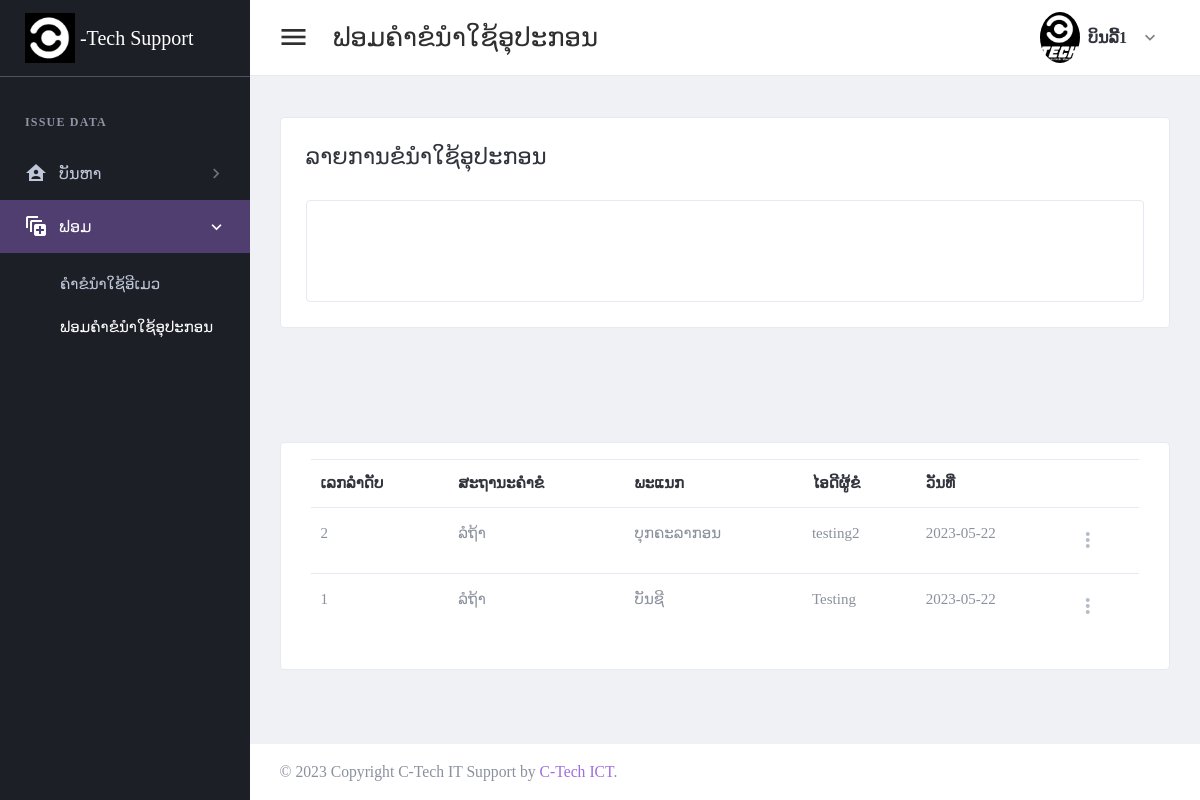
/page/check-request-use-item.php (signed in), run on an earlier commit of the app's database.
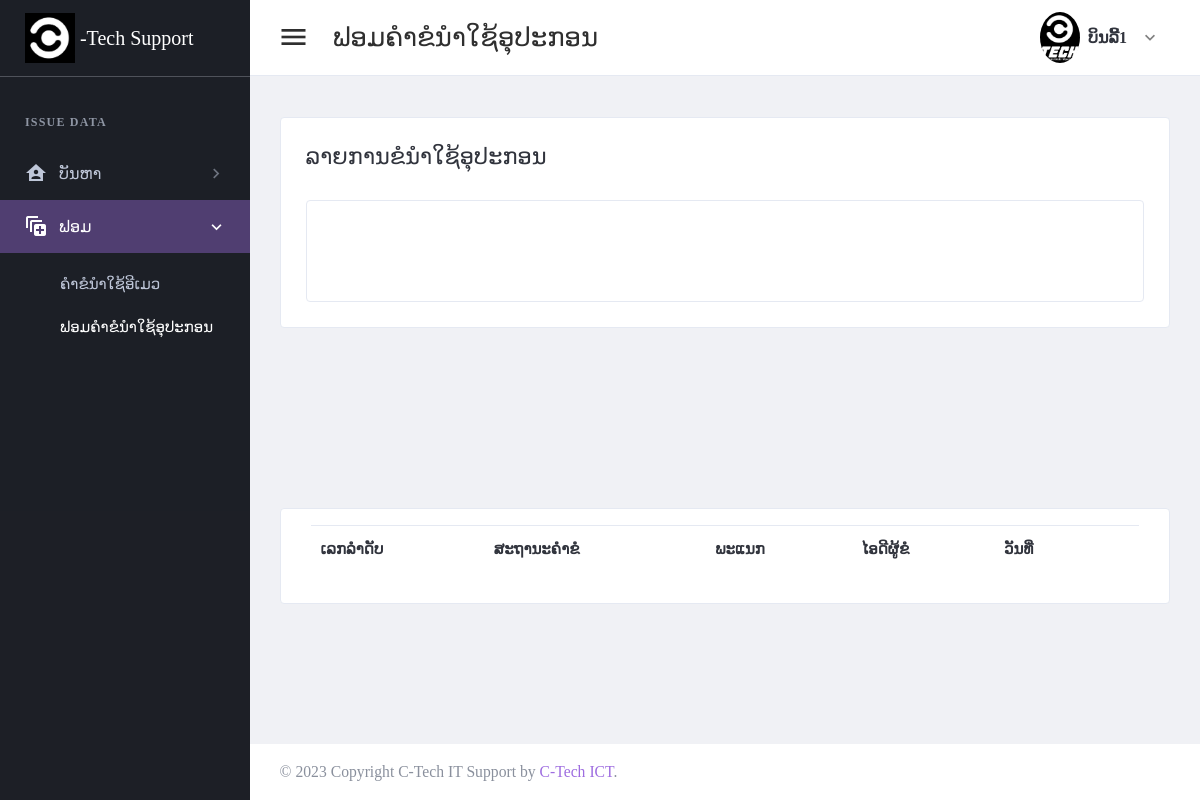
And on a later commit of the database.
### tables this page shows
CREATE TABLE `tbl_header_title` (
  `ht_id` int(11) NOT NULL,
  `ht_name` varchar(300) DEFAULT NULL
);

CREATE TABLE `tbl_sub_title` (
  `st_id` int(11) NOT NULL,
  `st_name` varchar(300) DEFAULT NULL,
  `icon_code` varchar(100) DEFAULT NULL,
  `ht_id` int(11) DEFAULT NULL
);

CREATE TABLE `tbl_page_title` (
  `pt_id` int(11) NOT NULL,
  `pt_name` varchar(300) DEFAULT NULL,
  `ptf_name` varchar(100) DEFAULT NULL,
  `st_id` int(11) DEFAULT NULL
);

CREATE TABLE `tbl_request_use_item` (
  `rui_id` int(11) NOT NULL,
  `rs_id` int(11) DEFAULT NULL,
  `depart_id` int(11) DEFAULT NULL,
  `request_by` int(11) DEFAULT NULL,
  `reqeust_date` date DEFAULT NULL
);

CREATE TABLE `tbl_request_status` (
  `rs_id` int(11) NOT NULL,
  `rs_name` varchar(150) DEFAULT NULL
);

CREATE TABLE `tbl_depart` (
  `dp_id` int(11) NOT NULL,
  `dp_name` varchar(150) DEFAULT NULL
);

CREATE TABLE `tbl_user` (
  `usid` int(11) NOT NULL,
  `full_name` varchar(300) DEFAULT NULL,
  `user_name` varchar(30) DEFAULT NULL,
  `user_password` varchar(30) DEFAULT NULL,
  `role_id` int(11) DEFAULT NULL,
  `depart_id` int(11) DEFAULT NULL,
  `user_status` int(11) DEFAULT NULL,
  `add_by` int(11) DEFAULT NULL,
  `date_register` date DEFAULT NULL,
  `cp_id` int(11) DEFAULT NULL
);

### setting/checksession.php (called while the page is built, shortened)
<?php
	if($_SESSION['id_users'] == "" )
	{
	header("location:logout.php");
	}
	  else{
		$full_name = $_SESSION["full_name"];
		$role_id = $_SESSION["role_id"];
	}
?>

### page/check-request-use-item.php (the view, shortened to what this page needs)
<?php
include("../setting/checksession.php");
include("../setting/conn.php");
$header_name = "ຟອມຄຳຂໍນຳໃຊ້ອຸປະກອນ";
$header_click = "2";
?>
<!DOCTYPE html>
<html lang="en" dir="ltr">
<head>
    <?php
    include("../setting/callcss.php");
    ?>
</head>
<body class="navbar-fixed sidebar-fixed" id="body">
    <div class="wrapper">
        <?php include "menu.php"; ?>
        <div class="page-wrapper">
            <?php
            include "header.php";
            ?>
            <div class="content-wrapper">
                <div class="content">
                    <div class="email-wrapper rounded border bg-white">
                        <div class="  no-gutters justify-content-center">
                            <div class="    ">
                                <div class="  p-4 p-xl-5">
                                    <div class="email-body-head mb-6 ">
                                        <h4 class="text-dark">ລາຍການຂໍນຳໃຊ້ອຸປະກອນ</h4>
                                    </div>
                                    <form method="post" id="edititem">
                                        <div class="card p-4">
                                            <div class="row">
                                                <div class="card-body">
                                                </div>
                                            </div>
                                        </div>
                                </div>
                            </div>
                        </div>
                    </div>
                </div>
            </div>
            <div class="content-wrapper">
                <div class="content">
                    <div class="card card-default">
                        <div class="card-body">
                            <table id="productsTable2" class="table table-hover table-product" style="width:100%">
                                <thead>
                                <tr>
                                        <th>ເລກລຳດັບ</th>
                                        <th>ສະຖານະຄຳຂໍ</th>
                                        <th>ພະແນກ</th>
                                        <th>ໄອດີຜູ້ຂໍ</th>
                                        <th>ວັນທີ່</th>
                                        <th></th>
                                    </tr>
                                </thead>
                                <tbody>
                                    <?php
                           $stmt4 = $conn->prepare(" SELECT a.rui_id,rs_name,dp_name,user_name,reqeust_date FROM tbl_request_use_item a
                           left join tbl_request_status b on a.rs_id = b.rs_id
                           left join tbl_depart c on a.depart_id = c.dp_id
                           left join tbl_user d on a.request_by = d.usid
                            order by rui_id desc;
                             ");
                            $stmt4->execute();
                            if ($stmt4->rowCount() > 0) {
                                while ($row4 = $stmt4->fetch(PDO::FETCH_ASSOC)) {
                            ?>
                                    <tr>
                                        <td><?php echo $row4['rui_id']; ?></td>
                                        <td><?php echo $row4['rs_name']; ?></td>
                                        <td><?php echo $row4['dp_name']; ?></td>
                                        <td><?php echo $row4['user_name']; ?></td>
                                        <td><?php echo $row4['reqeust_date']; ?></td>
                                        <td>
                                                    <div class="dropdown">
                                                        <a class="dropdown-toggle icon-burger-mini" href="#" role="button" id="dropdownMenuLink" data-toggle="dropdown" aria-haspopup="true" aria-expanded="false" data-display="static">
                                                        </a>
                                                    </div>
                                                </td>
                                            </tr>
                                    <?php
                                        }
                                    }
                                    ?>
                                </tbody>
                            </table>
                        </div>
                    </div>
                </div>
            </div>
            <?php include "footer.php"; ?>
        </div>
    </div>
</body>
</html>

### setting/callcss.php (shortened to what this page needs)
<link href="../plugins/material/css/materialdesignicons.min.css" rel="stylesheet" />
<link href="../plugins/simplebar/simplebar.css" rel="stylesheet" />
<link href="../plugins/material/css/materialdesignicons.min.css" rel="stylesheet" />
<link href="../plugins/nprogress/nprogress.css" rel="stylesheet" />
<link id="main-css-href" rel="stylesheet" href="../css/3style.css" />
<link href="../plugins/prism/prism.css" rel="stylesheet" />
<link href="../plugins/DataTables/DataTables-1.10.18/css/jquery.dataTables.min.css" rel="stylesheet" />

### page/menu.php
<aside class="left-sidebar sidebar-dark" id="left-sidebar">
  <div id="sidebar" class="sidebar sidebar-with-footer">
    <div class="app-brand">
      <a href="index.php">
        <img src="../images/wpp01.jpg" width="50px"  alt="Mono">
        <span class="brand-name">-Tech Support</span>
      </a>
    </div>
    <div class="sidebar-left" data-simplebar style="height: 100%;">
      <ul class="nav sidebar-inner" id="sidebar-menu">
        <?php
        $stmt = $conn->prepare(" SELECT distinct a.ht_id,ht_name
        FROM tbl_header_title a
        left join tbl_role_page b on a.ht_id = b.ht_id
        where role_id ='$role_id'
        order by  a.ht_id asc ");
        $stmt->execute();
        if ($stmt->rowCount() > 0) {
          while ($row = $stmt->fetch(PDO::FETCH_ASSOC)) {
            $ht_id = $row['ht_id'];
            $ht_name = $row['ht_name'];
        ?>
            <li class="section-title"> <?php echo "$ht_name"; ?></li>
            <?php
            $stmt1 = $conn->prepare("SELECT distinct a.st_id,st_name,role_id,icon_code
            FROM tbl_sub_title a
            left join tbl_role_page b on a.st_id = b.st_id
            where a.ht_id = '$ht_id' and role_id ='$role_id'
            order by a.st_id asc ");
            $stmt1->execute();
            if ($stmt1->rowCount() > 0) {
              while ($row1 = $stmt1->fetch(PDO::FETCH_ASSOC)) {
                $st_name = $row1['st_name'];
                $st_id = $row1['st_id'];
                $icon_code = $row1['icon_code'];
            ?>
                <li class='has-sub <?php if ($header_click == "$st_id") {  echo "active expand"; } ?>'>
                  <a class="sidenav-item-link" href="javascript:void(0)" data-toggle="collapse" data-target='#<?php echo "$st_name"; ?>' aria-expanded="false" aria-controls="<?php echo "$st_name"; ?>">
                    <i class="mdi <?php echo"$icon_code";?>"></i>
                    <span class="nav-text"> <?php echo "$st_name"; ?> </span> <b class="caret"></b>
                  </a>
                  <ul class='collapse <?php if ($header_click == "$st_id" ) { echo "show"; } ?>' id="<?php echo "$st_name"; ?>" data-parent="#sidebar-menu">
                    <div class="sub-menu">
                      <?php
                      $stmt2 = $conn->prepare(" SELECT pt_name,ptf_name
                      FROM tbl_page_title a
                      left join tbl_role_page b on a.pt_id = b.pt_id
                      where a.st_id = '$st_id' and role_id ='$role_id'
                      order by a.pt_id asc ");
                      $stmt2->execute();
                      if ($stmt2->rowCount() > 0) {
                        while ($row2 = $stmt2->fetch(PDO::FETCH_ASSOC)) {
                          $pt_name = $row2['pt_name'];
                      ?>
                          <li class="<?php if ($header_name ==  $row2['pt_name']) { echo "active"; } ?>">
                            <a class="sidenav-item-link" href='<?php echo $row2['ptf_name'] ?>'>
                              <span class="nav-text"><?php echo"$pt_name";?></span>
                            </a>
                          </li>
                      <?php
                        }
                      }
                      ?>
                    </div>
                  </ul>
              <?php
              }
            }
              ?>
                </li>
            <?php
          }
        }
            ?>
      </ul>
    </div>
  </div>
</aside>

### page/header.php (shortened to what this page needs)
<header class="main-header" id="header">
  <nav class="navbar navbar-expand-lg navbar-light" id="navbar">
    <button id="sidebar-toggler" class="sidebar-toggle">
    </button>
    <span class="page-title"><?php echo "$header_name"; ?></span>
    <div class="navbar-right ">
      <ul class="nav navbar-nav">
        <li class="dropdown user-menu">
          <button class="dropdown-toggle nav-link" data-toggle="dropdown">
            <img src="../images/wpp03.png" class="user-image rounded-circle" alt="User Image" />
            <span class="d-none d-lg-inline-block"><?php echo "$full_name"; ?></span>
          </button>
        </li>
      </ul>
    </div>
  </nav>
</header>

### page/footer.php (shortened to what this page needs)
<footer class="footer mt-auto">
	<div class="copyright bg-white">
		<p>
			&copy; <span id="copy-year"></span> Copyright C-Tech IT Support by <a class="text-primary"> C-Tech ICT</a>.
		</p>
	</div>
</footer>

What changed in the data, as far as the page shows it:
removed tbl_request_use_item: rui_id "2", rs.rs_name "ລໍຖ້າ", depart.dp_name "ບຸກຄະລາກອນ", tbl_user.user_name "testing2", reqeust_date "2023-05-22"
removed tbl_request_use_item: rui_id "1", rs.rs_name "ລໍຖ້າ", depart.dp_name "ບັນຊີ", tbl_user.user_name "Testing", reqeust_date "2023-05-22"
